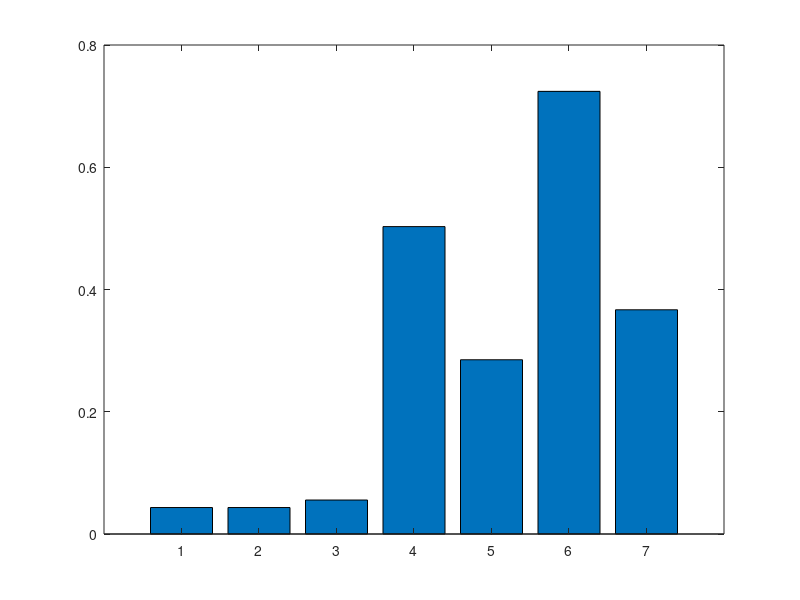

Write the MATLAB code that produced this figure.
Edges = [1,1,2,2,2,3,3,3,4,4,5,5,6,6,7 ; 4,6,3,4,5,5,6,7,5,6,4,6,4,7,6];
d = 0.85;
N = max(max(Edges));
b = ones(N,1)*(1-d)/N;
I = eye(N);
B = sparse(Edges(2,:),Edges(1,:), 1);
L = sum(B,1);
A = diag(1./L);

M = I - d*B*A;
r = M\b;
r = r/norm(r);
bar(r)
